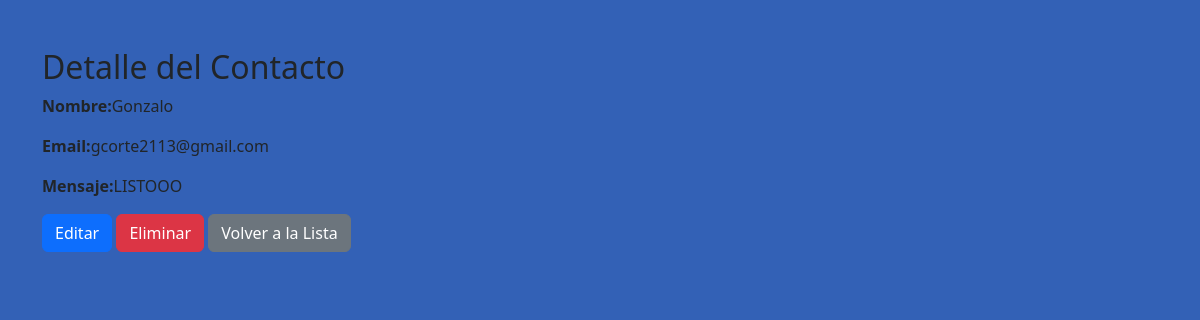
Before: /contacto/7/ (signed in) with the older database file.
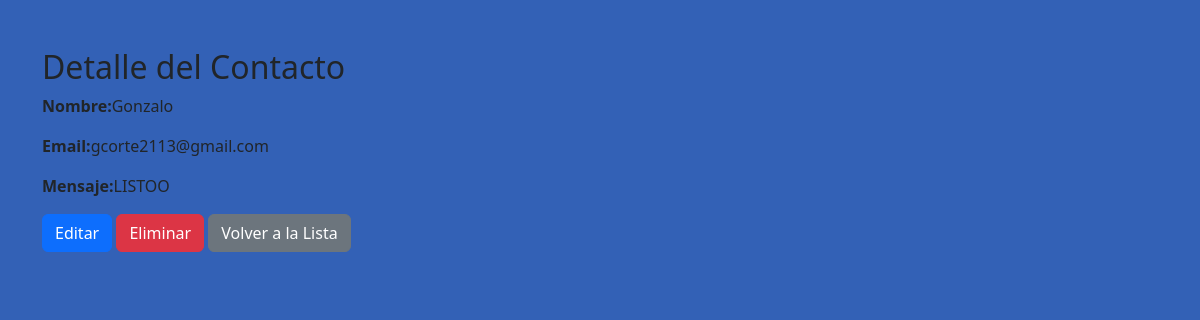
After: the same page with the newer database file.
### myportfolio/models.py (models this page shows, shortened)
class Contacto(models.Model):
    nombre=models.CharField(max_length=100)
    email=models.EmailField()
    mensaje=models.TextField()
    mensaje_cifrado = models.TextField()
    fecha=models.DateTimeField(auto_now_add=True)

### myportfolio/views.py (the view)
# urls.py: path('contacto/<int:pk>/', views.contacto_detalle, name='contacto_detalle'),
@login_required
def contacto_detalle(request,pk):
    contacto=get_object_or_404(Contacto, pk=pk)
    return render(request, 'myportfolio/contacto_detalle.html', {'contacto': contacto})

### myportfolio/templates/myportfolio/contacto_detalle.html (shortened to what this page needs)
{% extends 'base_generic.html' %}
{% block content %}
<div class="container mt-5">
    <h2>Detalle del Contacto</h2>
    <p><strong>Nombre:</strong>{{ contacto.nombre }}</p>
    <p><strong>Email:</strong>{{ contacto.email }}</p>
    <p><strong>Mensaje:</strong>{{ contacto.mensaje }}</p>
    <a href="{% url 'contacto_editar' contacto.pk %}" class="btn btn-primary">Editar</a>
    <form method="POST" action="{% url 'contacto_eliminar' contacto.pk %}" class="needs-validation" novalidate style="display:inline;">
        <button type="submit" class="btn btn-danger">Eliminar</button>
    </form>
    <a href="{% url 'contacto_lista' %}" class="btn btn-secondary">Volver a la Lista</a>
</div>
{% endblock %}

### myportfolio/templates/base_generic.html (shortened to what this page needs)
{% load bootstrap5 %}
{% load static %}
<!DOCTYPE html>
<html lang="es">
<head>
    {% bootstrap_css %}
    <link rel="stylesheet" href="{% static 'css/style.css'%}">
</head>
<body>
    {% block content %}
    {% endblock %}
</body>
</html>

### myportfolio/static/css/style.css (style rules this page uses)
body { background: rgb(51, 97, 182); }
.btn { width: auto; }

Changed rows visible on the page:
changed Contacto "Gonzalo": mensaje "LISTOOO" → "LISTOO"
